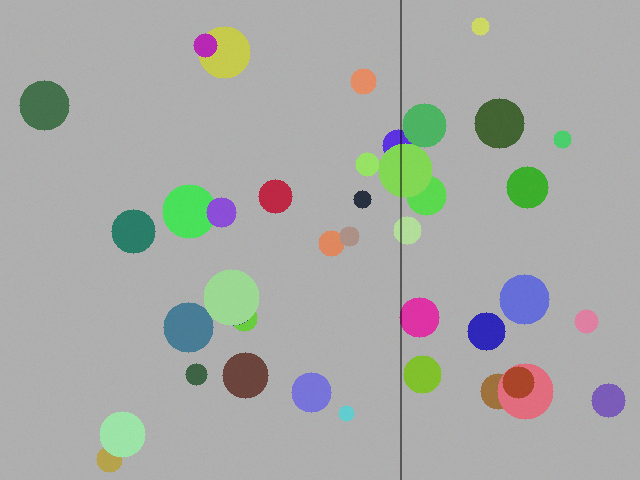
#> input picture analysis/tests/golden/defects/scratch_ref_0.png, 640 x 480 px
$ python -i verify_denoise_quality.py   (imports and definitions only)   (older library calls are emulated)
#> lines starting #> are read from the running program, lines starting #| are printed output that depends on the picture; after the words box and inside, x2 and y2 are one past the last pixel; in counts of white or black regions, pixels touching at a corner belong together
#> further down, picture is the input picture: shape (480, 640, 3); mean B, G, R 166.4, 170.1, 167.4
"""
デノイズ品質の定量検証：処理前後の動画を比較して
  - 平坦部の高周波ノイズ量（グレイン残量の指標。低いほど良い）
  - エッジ鮮鋭度（Cannyエッジ上の平均Sobel勾配。下がっていなければエッジ非劣化）
  - 平坦部の時間方向ゆらぎ（フレーム間のちらつき。full統合ではほぼ0になるはず）
を算出する。

使い方：
  python verify_denoise_quality.py \
      --original ../test-assets/raw/05_3coma_01.mov \
      --processed ../test-assets/denoised/05_3coma_01_full.mov \
      [--sample-frames 12] [--json 出力パス]
"""

from __future__ import annotations

import argparse
import json

import cv2
import numpy as np


def _gray(frame: np.ndarray) -> np.ndarray:
    return cv2.cvtColor(frame, cv2.COLOR_BGR2GRAY).astype(np.float32)
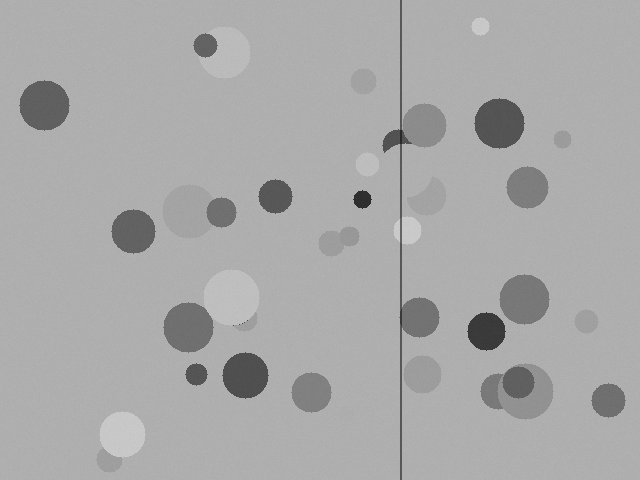
#> returned value: shape (480, 640) float32; min 39, max 204, mean 168.9


def _flat_mask(gray: np.ndarray, crop: float = 0.12) -> np.ndarray:
    """フィルム枠を除いた中央領域のうち、勾配の小さい（平坦な）画素。"""
#> called with crop = 0.12
    g = cv2.GaussianBlur(gray, (7, 7), 0)
    gx = cv2.Sobel(g, cv2.CV_32F, 1, 0, 3)
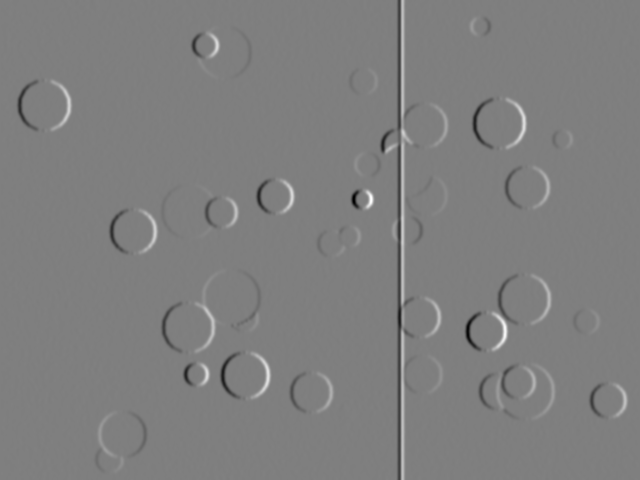
#> gx: shape (480, 640) float32; min -254.7, max 255.6, mean 0; drawn with min black and max white
    gy = cv2.Sobel(g, cv2.CV_32F, 0, 1, 3)
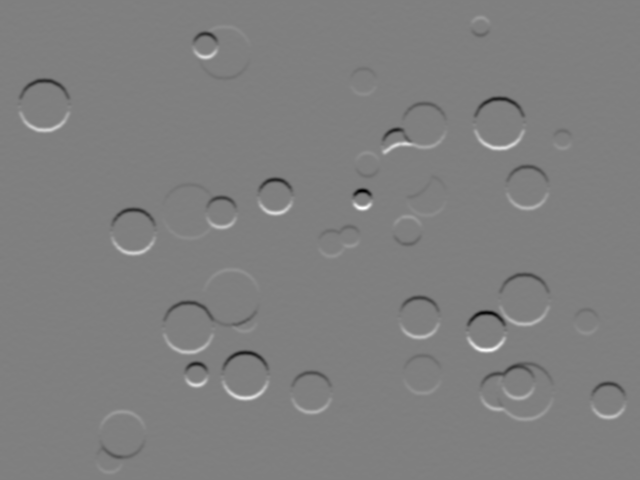
#> gy: shape (480, 640) float32; min -255.1, max 254, mean 0; drawn with min black and max white
    flat = np.sqrt(gx * gx + gy * gy) < 15
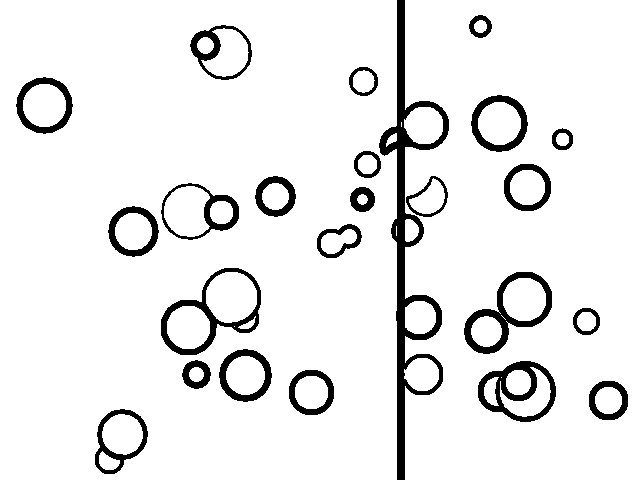
#> flat: shape (480, 640) bool; 92.1% white; 24 black regions, largest, box (x1, y1, x2, y2) and area: (379, 0, 449, 480) 6194, (464, 272, 552, 354) 1791, (161, 268, 261, 355) 1768
    h, w = gray.shape
#> h = 480; w = 640
    my, mx = int(h * crop), int(w * crop)
#> my = 57; mx = 76
    border = np.zeros_like(flat)
    border[my:h - my, mx:w - mx] = True
    return flat & border
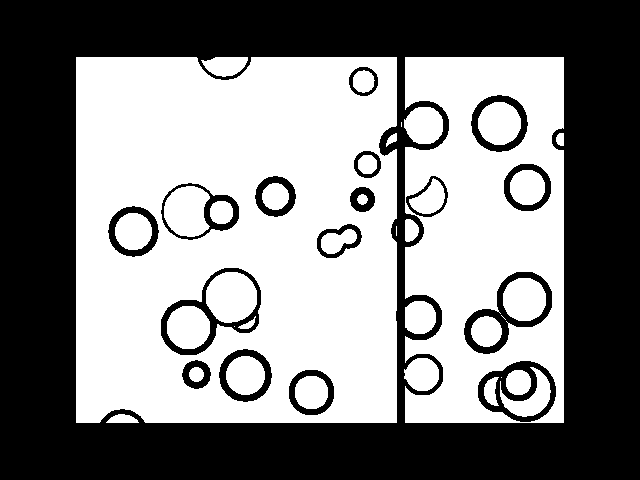
#> returned value: shape (480, 640) bool; 51.7% white; 17 black regions, largest, box (x1, y1, x2, y2) and area: (0, 0, 640, 480) 134503, (464, 272, 552, 354) 1791, (161, 268, 261, 355) 1768


def flat_hf_noise(frame: np.ndarray) -> float:
    """平坦部の高周波成分std（グレイン残量の指標）。"""
    gray = _gray(frame)
    mask = _flat_mask(gray)
    hf = cv2.Laplacian(gray, cv2.CV_32F, ksize=3)
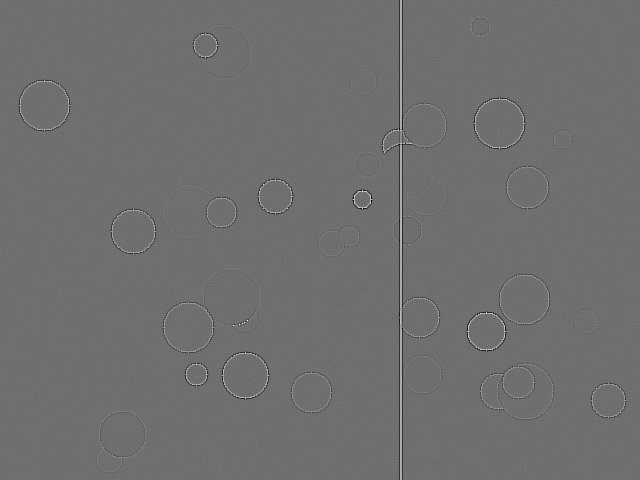
#> hf: shape (480, 640) float32; min -642, max 826, mean 0; drawn with min black and max white
    return float(hf[mask].std()) if mask.any() else 0.0


# [141 lines left out: functions edge_sharpness, temporal_flicker, sample_pairs, line_art_iou, sample_video, main, not called in this run]


# [2 lines not run here, left out]

>>> import cv2
>>> picture = cv2.imread('../analysis/tests/golden/defects/scratch_ref_0.png')
>>> result = flat_hf_noise(picture)
#> result = 12.46

$ run again, on analysis/tests/golden/defects/scratch_ref_1.png
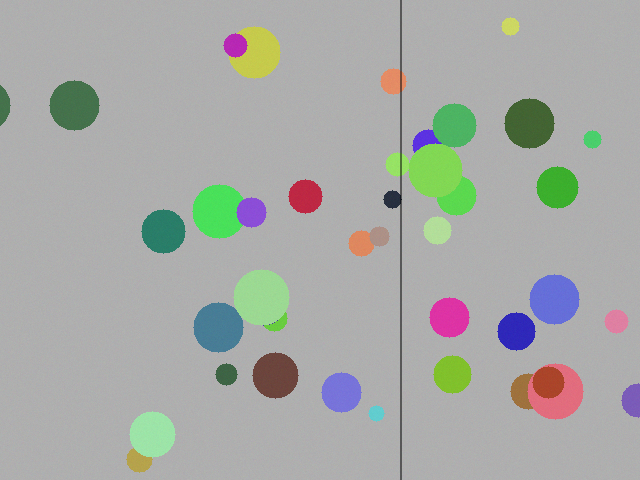
#> input picture analysis/tests/golden/defects/scratch_ref_1.png, 640 x 480 px
#> picture is the input picture: shape (480, 640, 3); mean B, G, R 166.3, 170.2, 167.4
#> in _flat_mask, `flat = np.sqrt(gx * gx + gy * gy) < 15`:
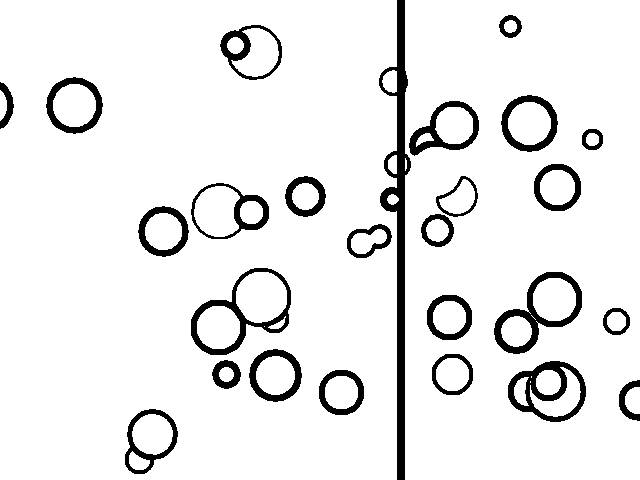
#> flat: shape (480, 640) bool; 92% white; 26 black regions, largest, box (x1, y1, x2, y2) and area: (379, 0, 411, 480) 4522, (494, 272, 582, 354) 1792, (191, 268, 291, 355) 1759
#> in flat_hf_noise, `hf = cv2.Laplacian(gray, cv2.CV_32F, ksize=3)`:
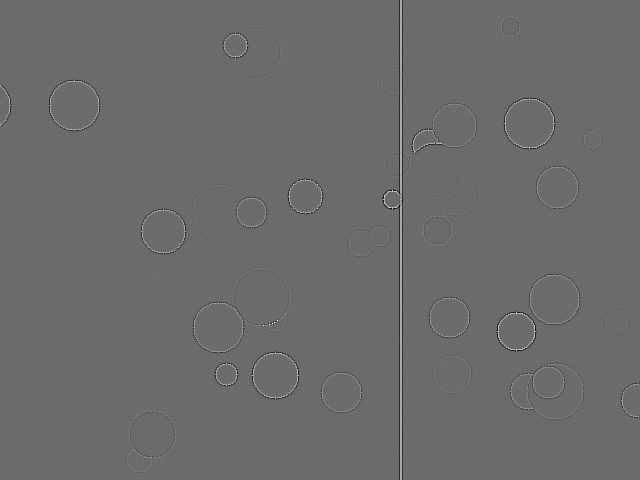
#> hf: shape (480, 640) float32; min -606, max 826, mean 0; drawn with min black and max white
#> result = 12.34

$ run again, on analysis/tests/golden/defects/scratch_ref_2.png
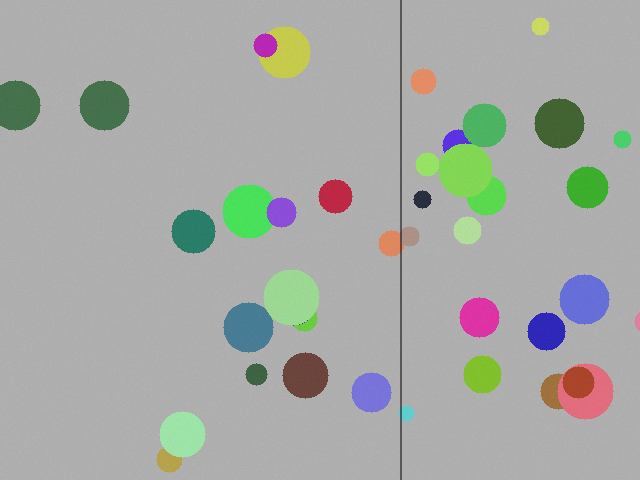
#> input picture analysis/tests/golden/defects/scratch_ref_2.png, 640 x 480 px
#> picture is the input picture: shape (480, 640, 3); mean B, G, R 165.8, 170.1, 166.9
#> in _flat_mask, `flat = np.sqrt(gx * gx + gy * gy) < 15`:
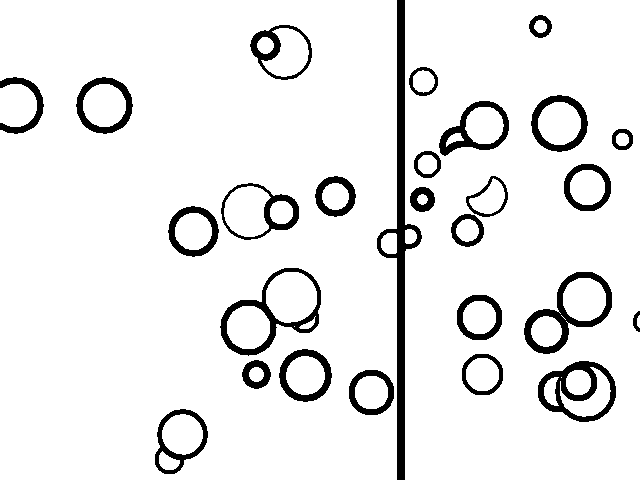
#> flat: shape (480, 640) bool; 92% white; 27 black regions, largest, box (x1, y1, x2, y2) and area: (377, 0, 422, 480) 4250, (524, 272, 612, 354) 1788, (220, 268, 321, 356) 1775
#> in flat_hf_noise, `hf = cv2.Laplacian(gray, cv2.CV_32F, ksize=3)`:
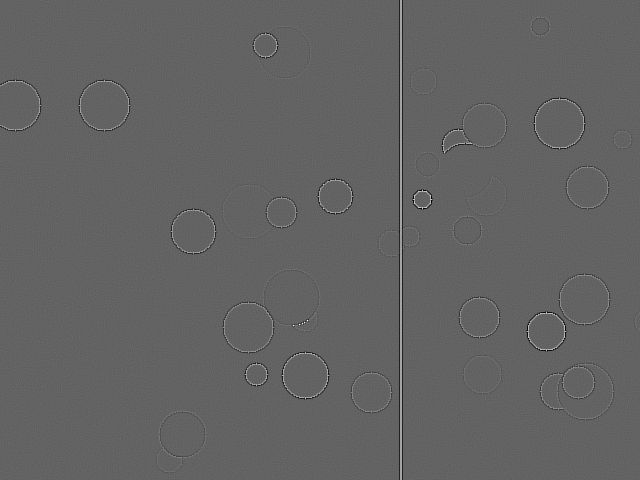
#> hf: shape (480, 640) float32; min -528, max 830, mean 0; drawn with min black and max white
#> result = 12.39
